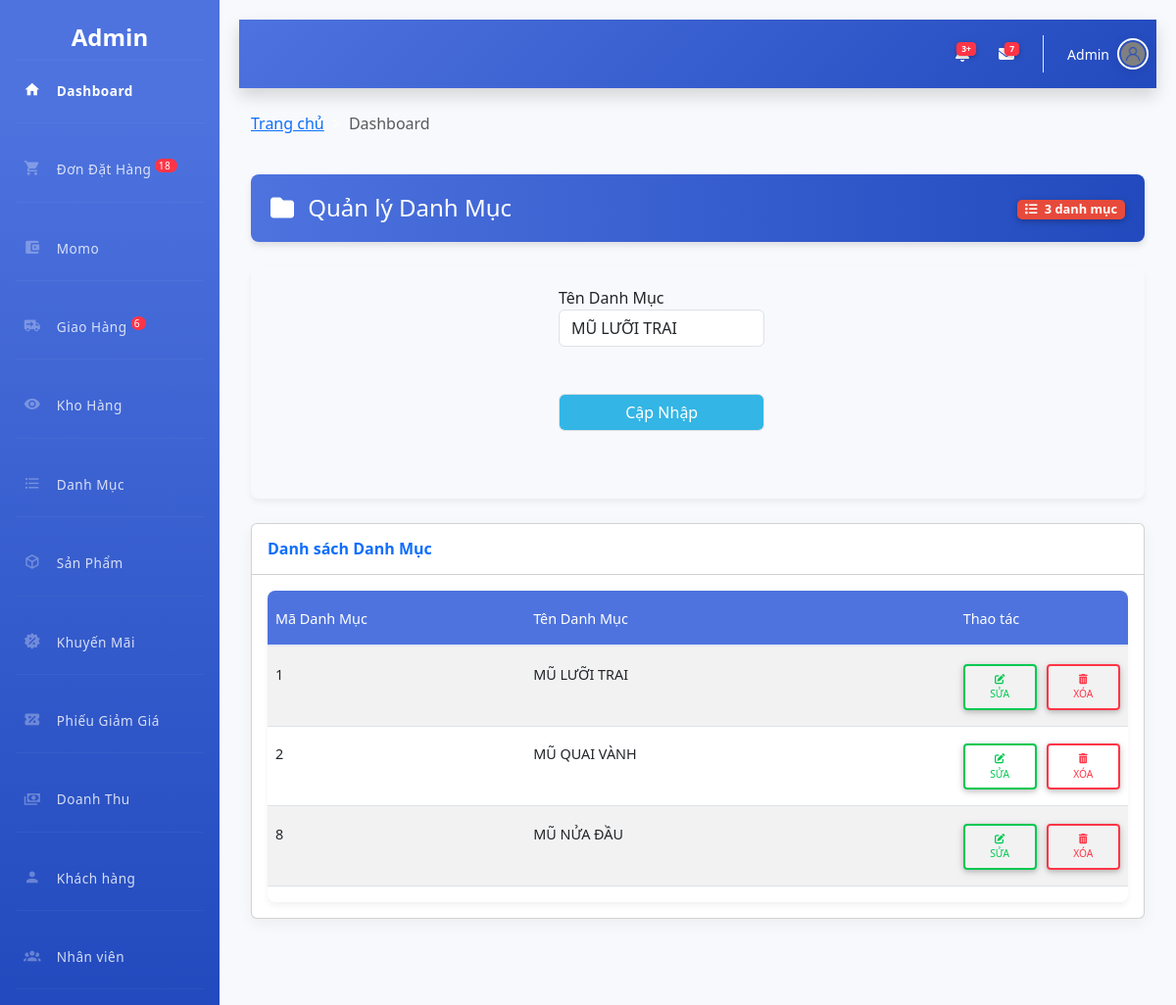
Screenshot of /admin/index.php?action=danhmuc&view=suadm&madm=1 (signed in) with the database file from the repository.
### tables this page shows
CREATE TABLE `nhacc` (
  `MaNCC` int NOT NULL,
  `TenNCC` varchar(50) NOT NULL
);

### admin/danhmuc/sua.php (the view, shortened to what this page needs)
<?php
    $madm=$_GET['madm'];
    $sql_sua="SELECT * FROM `nhacc` WHERE MaNCC='$madm'";
    $rs_sua=mysqli_query($conn,$sql_sua);
    $kq_sua=mysqli_fetch_array($rs_sua)?>
  <form class="form-row " method="GET" action="danhmuc/xuly.php" enctype="multipart/form-data">
	 <div class="form-group col-sm-4"></div><input hidden name="madm" value="<?php echo $kq_sua['MaNCC'];?>">
    <div class="form-group col-sm-3"><label class="m-auto" for="">Tên Danh Mục</label>
    	<input type="text" class="form-control" name="tendm" autofocus value="<?php echo $kq_sua['TenNCC'];?>"></div>
    <div class="form-group col-sm-5"></div> <div class="form-group col-sm-4"></div>
    <div class="form-group col-sm-3"><label for="masv">&emsp;</label><input type="submit" class="form-control badge-info" name="suadm" value="Cập Nhập"></div>
 </form><hr class=" badge-danger">

### admin/danhmuc/danhmuc.php (shortened to what this page needs)
<?php
    include_once('../model/database.php');
    $sql = "DESCRIBE nhacc";
    $structure = mysqli_query($conn, $sql);
    $idColumn = "MaNCC";
    $nameColumn = "TenNCC";
    while ($field = mysqli_fetch_array($structure)) {
        if (strpos(strtolower($field['Field']), 'ma') !== false ||
            strpos(strtolower($field['Field']), 'id') !== false) {
            $idColumn = $field['Field'];
        }
        if (strpos(strtolower($field['Field']), 'ten') !== false ||
            strpos(strtolower($field['Field']), 'name') !== false) {
            $nameColumn = $field['Field'];
        }
    }
    $sql = "SELECT * FROM nhacc";
    $rs = mysqli_query($conn, $sql);
?>
<!DOCTYPE html>
<html lang="vi">
<head>
    <link rel="stylesheet" href="https://cdnjs.cloudflare.com/ajax/libs/bootstrap/5.3.0/css/bootstrap.min.css">
    <link rel="stylesheet" href="https://cdnjs.cloudflare.com/ajax/libs/font-awesome/6.4.0/css/all.min.css">
</head>
<body>
<div class="container-fluid py-4">
    <div class="dashboard-header">
        <div class="d-flex justify-content-between align-items-center">
            <div>
                <h4 class="mb-0">
                    <i class="fas fa-folder me-2"></i> Quản lý Danh Mục
                </h4>
            </div>
            <div>
                <span class="badge badge-count">
                    <i class="fas fa-list me-1"></i> <span id="totalItems">0</span> danh mục
                </span>
            </div>
        </div>
    </div>
    <div class="form-section">
        <?php include_once('danhmuc/main.php');?>
    </div>
    <div class="card">
        <div class="card-header bg-white py-3 d-flex justify-content-between align-items-center">
            <h6 class="m-0 font-weight-bold text-primary">Danh sách Danh Mục</h6>
        </div>
        <div class="card-body">
            <div class="table-container">
                <table class="table table-hover table-striped" id="dataTable">
                    <thead>
                        <tr>
                            <th style="width: 30%">Mã Danh Mục</th>
                            <th style="width: 50%">Tên Danh Mục</th>
                            <th style="width: 20%">Thao tác</th>
                        </tr>
                    </thead>
                    <tbody>
                        <?php
                        while ($row = mysqli_fetch_array($rs)) {
                        ?>
                        <tr>
                            <td><?php echo isset($row[$idColumn]) ? $row[$idColumn] : "N/A"; ?></td>
                            <td><?php echo isset($row[$nameColumn]) ? $row[$nameColumn] : "N/A"; ?></td>
                            <td>
                                <div class="action-btns">
                                    <a href="index.php?action=danhmuc&view=suadm&madm=<?php echo isset($row[$idColumn]) ? $row[$idColumn] : ""; ?>"
                                        class="btn btn-sm btn-outline-success">
                                        <i class="fas fa-edit"></i> Sửa
                                    </a>
                                    <a href="danhmuc/main.php?view=xoadm&madm=<?php echo isset($row[$idColumn]) ? $row[$idColumn] : ""; ?>"
                                        class="btn btn-sm btn-outline-danger"
                                        onclick="return confirm('Bạn có chắc chắn muốn xóa danh mục này?')">
                                        <i class="fas fa-trash-alt"></i> Xóa
                                    </a>
                                </div>
                            </td>
                        </tr>
                        <?php } ?>
                    </tbody>
                </table>
            </div>
        </div>
    </div>
</div>
</body>
</html>

### admin/include/menu.php (style rules this page uses)
:root { --primary: #4e73df; --primary-dark: #3a56a5; --secondary: #858796; --success: #1cc88a; --info: #36b9cc; --warning: #f6c23e; --danger: #e74a3b; --light: #f8f9fc; --dark: #5a5c69; }

### admin/include/header.php (style rules this page uses)
:root { --primary: #4e73df; --primary-dark: #3a5fc7; --secondary: #858796; --success: #1cc88a; --info: #36b9cc; --warning: #f6c23e; --danger: #e74a3b; --light: #f8f9fc; --dark: #5a5c69; }
body { font-family: 'Roboto', sans-serif; background-color: #f8f9fc; overflow-x: hidden; width: 100%; max-width: 100%; }
.container-fluid { padding-right: 0; padding-left: 0; max-width: 100%; }
.card { border: none; border-radius: 10px; box-shadow: 0 5px 15px rgba(0, 0, 0, 0.05); transition: transform 0.3s, box-shadow 0.3s; }
.card-header { background-color: #fff; border-bottom: 1px solid #edf2f9; border-top-left-radius: 10px !important; border-top-right-radius: 10px !important; font-weight: 600; }

### admin/danhmuc/danhmuc.php (style rules this page uses)
.dashboard-header { background: linear-gradient(to right, #4e73df, #224abe); color: white; border-radius: 8px; box-shadow: 0 4px 6px rgba(0, 0, 0, 0.1); padding: 20px; margin-bottom: 25px; }
.action-btns { display: flex; justify-content: center; gap: 10px; }
.table-container { border-radius: 8px; overflow: hidden; box-shadow: 0 4px 6px rgba(0, 0, 0, 0.05); }
.badge-count { background-color: #e74a3b; color: white; padding: 3px 8px; border-radius: 5px; font-size: 0.8rem; }
.form-section { background-color: #f8f9fc; border-radius: 8px; padding: 20px; margin-bottom: 25px; box-shadow: 0 4px 6px rgba(0, 0, 0, 0.05); }
.table th { background-color: #4e73df; color: white; font-weight: 500; }

### rows the page displays
nhacc: tendm "MŨ LƯỠI TRAI", idColumn "1", nameColumn "MŨ LƯỠI TRAI"
nhacc: idColumn "2", nameColumn "MŨ QUAI VÀNH"
nhacc: idColumn "8", nameColumn "MŨ NỬA ĐẦU"

### other values shown
$dem "18"
$dem "6"
$nv['TenNV'] "Admin"
